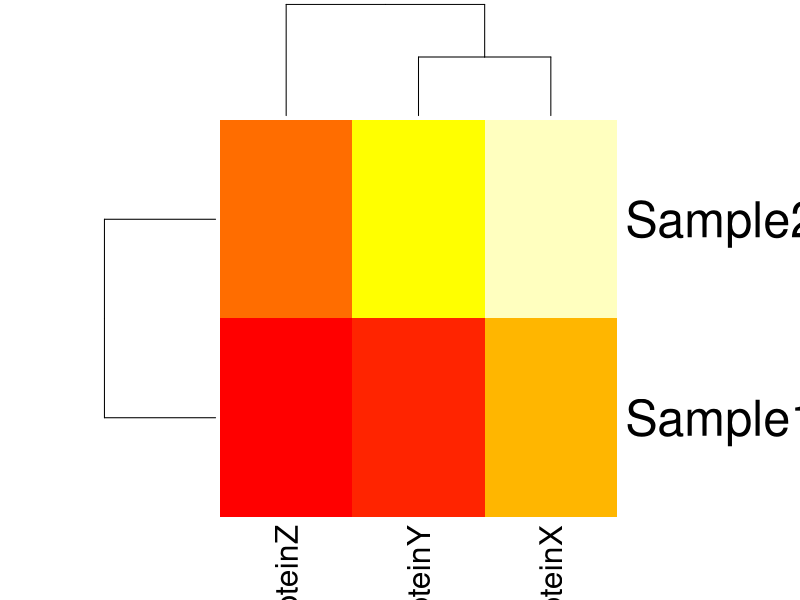
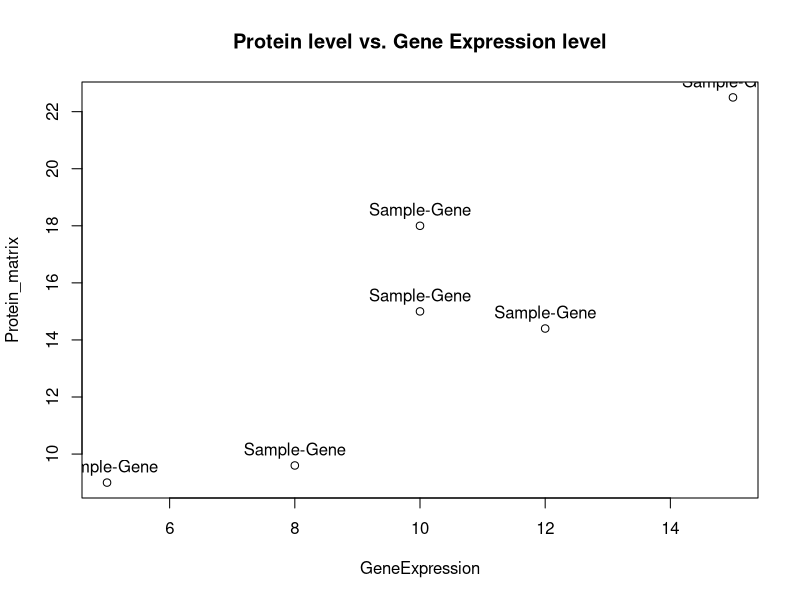
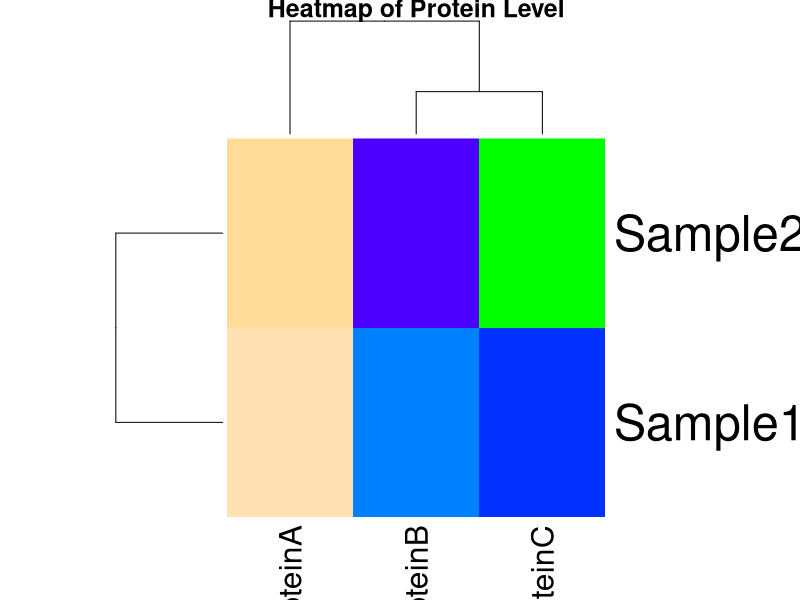
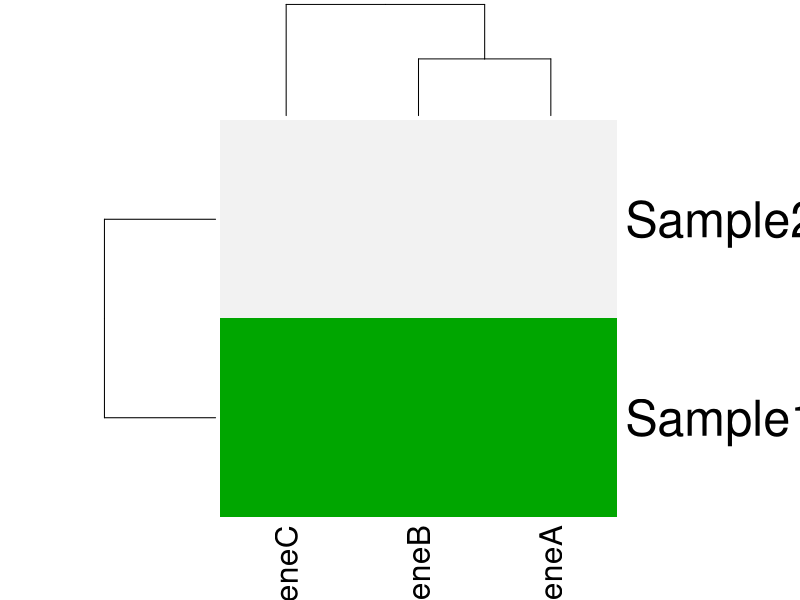
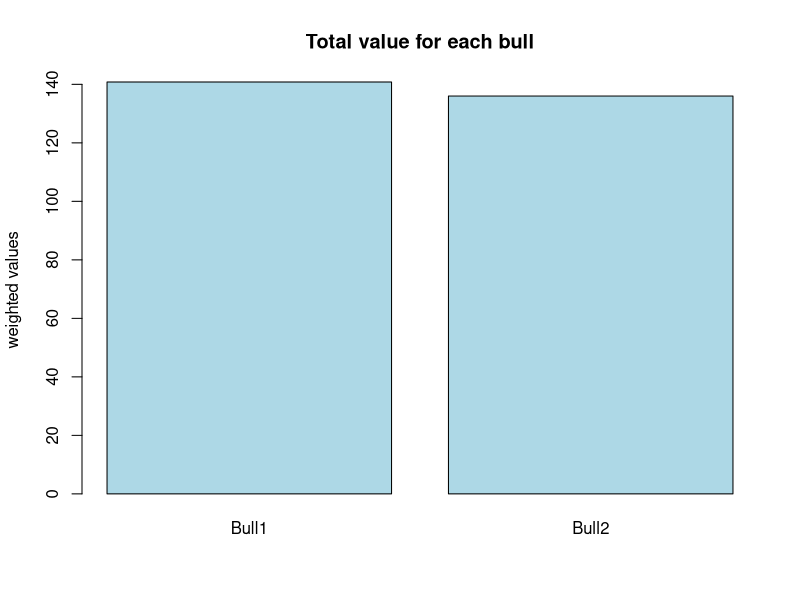
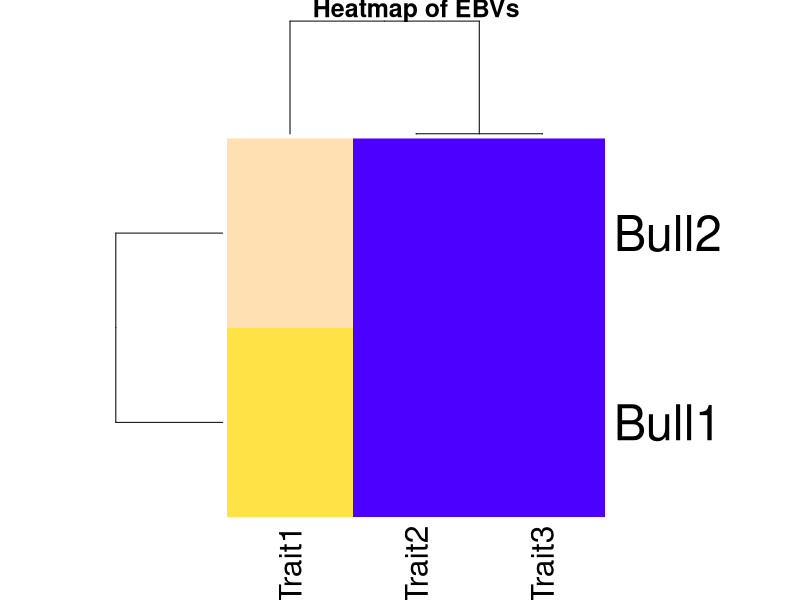
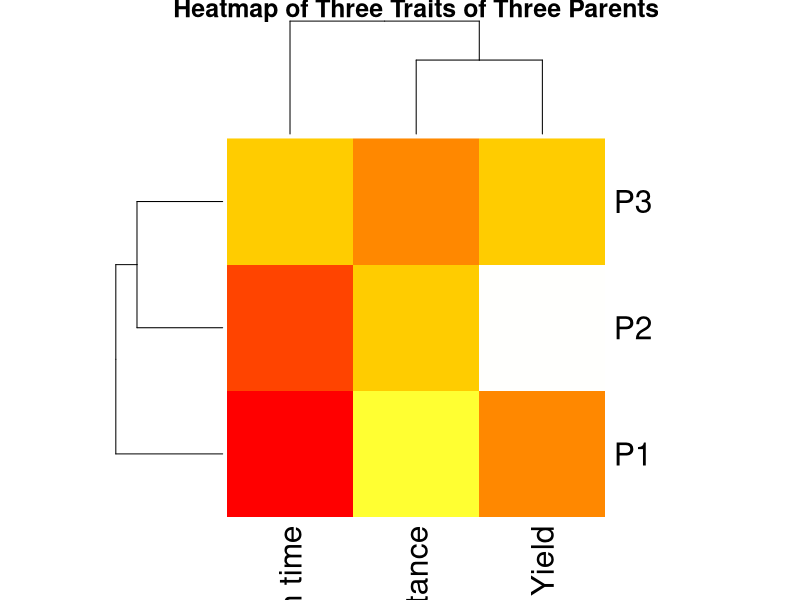
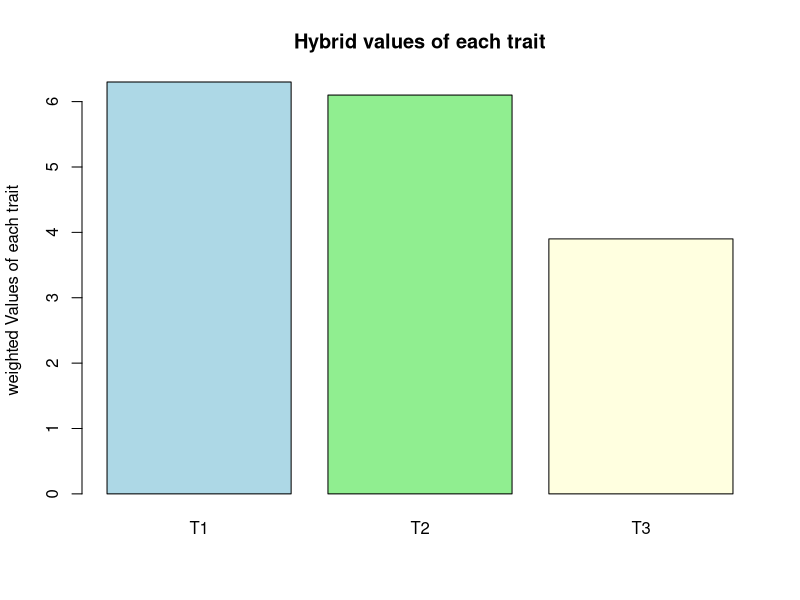

Write the R code that produced these figures, in order.
## ---- chunk 1
# Making Protein Matrix
ProteinMatrix <- matrix(
  c(5, 3, 2,
    7, 6, 4),
  nrow = 2, byrow = TRUE
)
rownames(ProteinMatrix) = c("Sample1", "Sample2")
colnames(ProteinMatrix) = c("ProteinX", "ProteinY", "ProteinZ")
ProteinMatrix
## ---- chunk 2
# Making weight matrix
WeightVector <- matrix(
  c(0.5, 1.0, 1.5),
  nrow=3, byrow = TRUE
)
rownames(WeightVector) = c("ProteinX", "ProteinY", "ProteinZ")
colnames(WeightVector) = c("Weight")
WeightVector
## ---- chunk 3
# Multiplying Matrices
TotalConc = ProteinMatrix %*% WeightVector
colnames(TotalConc) <- "Total_Protein_Conc"
print(TotalConc)
## ---- chunk 4
ProteinMatTranspose = t(ProteinMatrix)
ProteinMatTranspose
## ---- chunk 5
I <- diag(3)
Identitycheck = ProteinMatrix %*% I
colnames(Identitycheck) <- c("ProteinX", "ProteinY", "ProteinZ")
Identitycheck
## ---- chunk 6
rowSums(ProteinMatrix)
## ---- chunk 7
colSums(ProteinMatrix)
## ---- chunk 8
heatmap(ProteinMatrix, scale = "none", col = heat.colors(10))
## ---- chunk 9
# changing the weight of ProteinZ to 3.0
newweightvector = matrix(
  c(0.5, 1.0, 3.0),
  nrow=3, byrow = TRUE
)
rownames(WeightVector) = c("ProteinX", "ProteinY", "ProteinZ")
colnames(WeightVector) = c("Weight")
newTotalconc = ProteinMatrix %*% newweightvector
colnames(newTotalconc) <- "Total_Protein_Conc"
newTotalconc
## ---- chunk 10
# making  Gene Expression matrix
GeneExpression <- matrix(
  c(10, 8, 5,
    15, 12, 10),
  nrow = 2, byrow = TRUE
)
rownames(GeneExpression) <- c("Sample1", "Sample2")
colnames(GeneExpression) <- c("GeneA", "GeneB", "GeneC")
GeneExpression
## ---- chunk 11
# making Translation Matrix
TranslationMatrix <- matrix(
  c(1.5, 0 , 0,
  0, 1.2, 0,
  0, 0, 1.8),
nrow = 3, byrow = TRUE
)

rownames(TranslationMatrix) <- c("GeneA", "GeneB", "GeneC")
TranslationMatrix
## ---- chunk 12
# computing Protein matrix
Protein_matrix <- GeneExpression %*% TranslationMatrix
print(Protein_matrix)
## ---- chunk 13
# Transpose of GeneExpression matrix
GeneExpression_Transpose <- t(GeneExpression)
GeneExpression_Transpose
## ---- chunk 14
# Creating Identity matrix
I <- diag(3)
I
## ---- chunk 15
Product_matrix = TranslationMatrix %*%  I 
Product_matrix
## ---- chunk 16
# making submatrix A
A = matrix(
  c(10, 8,
    15, 12), nrow=2, byrow = TRUE
)
rownames(A) = c("sample1", "sample2")
colnames(A) = c("GeneA", "GeneB")

A

# finding inverse of A
#inv_A <- solve(A)
#inv_A
## ---- chunk 17
# generating MARplot-style scatter plot
plot(GeneExpression, Protein_matrix, type="p", main="Protein level vs. Gene Expression level")
labels <- "Sample-Gene"
text(GeneExpression, Protein_matrix, labels = labels, pos=3)
# generating a heatmap
heatmap(Protein_matrix, main= "Heatmap of Protein Level", Rowv = TRUE, Colv = TRUE, labRow= rownames(Protein_matrix), labCol= c("ProteinA", "ProteinB", "ProteinC"), col=topo.colors(256) )
## ---- chunk 18
heatmap(GeneExpression, col = terrain.colors(10), scale = "column")
## ---- chunk 19
print("1. Matrix multiplication allows each gene in both samples to be multiplied to their respective translation efficiency. So, the product shows how successfully each gene is translated")

print("2. The diagonal TranslationMatrix make sense biologically because they show translation efficiency of each gene and there is no other interaction between them. Although there could be interaction in real-world scenarios.")

print("3. If Sample2 has higher protein levels even with similar gene expression, it means that more mRNAs are translated to proteins compared to Sample1")

print("4. The upward trend in MARplot may indicate an increase in translation efficacy and downward trend may indicate a decline in translation efficacy")

print("5. Clustering in the heatmap may suggest which samples are most similar to each other based on their prot")
## ---- chunk 20
# making a matrix of Estimated Breeding Values (EBVs) of 2 bulls
BullEBVs <- matrix(
  c(400, 1.2, 0.8,
    500, 1.5, 0.6), nrow = 2, byrow = TRUE
)

rownames(BullEBVs) <- c("Bull1", "Bull2")
colnames(BullEBVs) = c("Trait1", "Trait2", "Trait3")

# making a matrix of economic weights
EconomicWeights = matrix(
  c(0.002, 50, 100), nrow=3, byrow=TRUE
)

TotalValue = BullEBVs %*% EconomicWeights
print(TotalValue)
## ---- chunk 21
# making 3×3 identity matrix
I <- diag(3)
Identityproduct = BullEBVs %*% I
print(Identityproduct)
## ---- chunk 22
# Subsetting the BullEBVs matrix by removing Trait1 (milk yield)
Bullsubset = BullEBVs[, 2:3]
print(Bullsubset)
Economicweightsub = EconomicWeights[2:3,]
print(Economicweightsub)

NewTotalValues = Bullsubset %*% Economicweightsub
print(NewTotalValues)
## ---- chunk 23
## Visualization Tasks

# creating a barplot
TotalvalueT = t(TotalValue)
barplot(TotalvalueT, main="Total value for each bull", ylab= "weighted values", col=c("lightblue"))


# creating a heatmap
heatmap(BullEBVs, Rowv=TRUE, Colv=TRUE, labRow= rownames(BullEBVs), labCol= colnames(BullEBVs), col=topo.colors(256), scale="none", main="Heatmap of EBVs")
## ---- chunk 24
# making parent traits matrix
ParentTraits = matrix(
  c(7, 5, 3,
    6, 8, 4,
    5, 6, 6), nrow=3, byrow= TRUE
)
rownames(ParentTraits) = c("P1", "P2", "P3")
colnames(ParentTraits) = c("T1 Drought resistance", "T2 Yield", "T3 Maturation time")
print(ParentTraits)

# making HybridWeights matrix
HybridWeights = matrix(
  c(0.5, 0.3, 0.2), nrow=3, byrow= TRUE
)
print("HybridWeights:")
print(HybridWeights)
## ---- chunk 25
# Transpose of HybridWeights
HybridWeightsTranspose = t(HybridWeights)
print("HybridWeightsTranspose:")
print(HybridWeightsTranspose)
## ---- chunk 26
HybridTraits =  HybridWeightsTranspose %*% ParentTraits
print("The HybridTraits matrix is:")
print(HybridTraits)


# Explaining what it means biologically when one parent contributes more to a particular trait
print("A parent contributing more to a particular trait than others makes it more desirable and more likely to be selected for plant breeding")
## ---- chunk 27
# making identity matrix and multiplying with ParentTraits 
I = diag(3)
print(I)
Product = I %*% ParentTraits
print(Product)

print("Observation:")
print(" I × ParentTraits is identical to ParentTraits matrix")
print("I × ParentTraits represents the original matrix and therefore no transformation or change")
## ---- chunk 28
# subsetting
parentsub = ParentTraits[, 1:2]
print("Subset matrix of ParentTraits")
print(parentsub)
## ---- chunk 29
newhybridtraits = HybridWeightsTranspose %*% parentsub
print("recalculated hybrid traits is")
print(newhybridtraits)
## ---- chunk 30
## Visulaization tasks

# A heatmap of ParentTraits matrix
heatmap(ParentTraits, Rowv=TRUE, Colv=TRUE, labRow= rownames(ParentTraits), labCol= colnames(ParentTraits), col=heat.colors(256), scale="none", main="Heatmap of Three Traits of Three Parents")


# A barplot of HybridTraits
hybridtraitsvec = c(T1=6.3, T2=6.1, T3=3.9)


barplot(hybridtraitsvec, main="Hybrid values of each trait", ylab="weighted Values of each trait", col=c("lightblue", "lightgreen", "lightyellow"))

## Interpretation Questions

print("The parent traits with more weight might affect hybrid’s performance more.")
print("I think the identity matrix serves as a control which is used to compare the matrix with itself")
equal_weights = matrix(c(0.3, 0.3, 0.3), nrow=1, byrow=TRUE)
change_in_hybrid_traits = equal_weights %*% ParentTraits
print("The change in hybrid weights will be")
print(change_in_hybrid_traits)
print("I think this simple model ignores the influence of various abiotic and biotic factors such as environmental condition, diseases etc.")
## ---- chunk 31
# Making a MasterList
bioList = list(
ProteinConc = list(ProteinMatrix, WeightVector),
ProteinMap = list(GeneExpression, TranslationMatrix),
Plant = list(ParentTraits, HybridWeights),
Animal = list(BullEBVs, EconomicWeights)
)

print(bioList)

# Task1
print("List of top level components:")
print("1. ProteinConc 2. ProteinMap 3. Plant 4. Animal")
print("List of nested components:")
print("1. ProteinMatrix 2. WeightVector 3. GeneExpression 4. TranslationMatrix 5. ParentTraits 6. HybridWeights 7. BullEBVs 8.EconomicWeights")

# Task 2
bioList[[2]][[1]]
bioList[[2]][[2]]
bioList[[4]][[1]]
bioList[[4]][[2]]

matrix_of_plant_entry = bioList[[3]][[1]]
print(matrix_of_plant_entry)
weight_for_protein_conc = bioList[[1]][[2]]
print(weight_for_protein_conc)

# Task 3
Weighted_gene_expression_score = bioList[[1]][[1]] %*% bioList[[1]][[2]]
print(Weighted_gene_expression_score)

Contribution_of_transcripts_to_each_protein = bioList[[2]][[1]] %*% bioList[[2]][[2]]
print(Contribution_of_transcripts_to_each_protein)

Hybrid_trait_values = t(bioList[[3]][[2]]) %*% bioList[[3]][[1]] 
print(Hybrid_trait_values)

Bull_total_economic_value = bioList[[4]][[1]] %*% bioList[[4]][[2]]
print(Bull_total_economic_value)

# Task 4

subset_BullEBVs = bioList[[4]][[1]][, 2:3]
print(subset_BullEBVs)
Ecoweightsub = bioList[[4]][[2]][2:3, ]
print(Ecoweightsub)
Recalculated_total_value = subset_BullEBVs %*% Ecoweightsub
print(Recalculated_total_value)


## Visualization Tasks
# Creating barplot showing the result of weighted trait aggregation for the Plant hybrid
barplot(Hybrid_trait_values, main="weighted trait aggregation for the Plant hybrid", ylab="weighted Values of each trait", col=c("salmon"))


# Creating barplot showing the total breeding values for each bull
barplot(t(Bull_total_economic_value), main="Comparison of Total values of Bulls", ylab="weighted Values of each trait", col=c("lightblue"))

# Creating heatmap
heatmap(bioList[[4]][[1]], Rowv=TRUE, Colv=TRUE, labRow= rownames(bioList[[4]][[1]]), labCol= colnames(bioList[[4]][[1]]), col=heat.colors(256), scale= "column", main="Heatmap of Bull EBVs")


## Interpretation Questions
print("Structuring data using a list help to logically organise different datatypes such as matrix, vector and list itself. Since each component is differently named, they can be easily accessed.")
print("Nested lists require multiple levels of indexing where there is a higher chance of making mistakes with the indices such as using the wrong number of brackets or the wrong index number")
print("Yes, this structure could be scaled for real datasets with many samples or traits")
print("How would you loop over all elements in bioList to apply the same function? Not sure")
print("How can this list structure be useful for building automated bioinformatics pipelines? Not sure")
